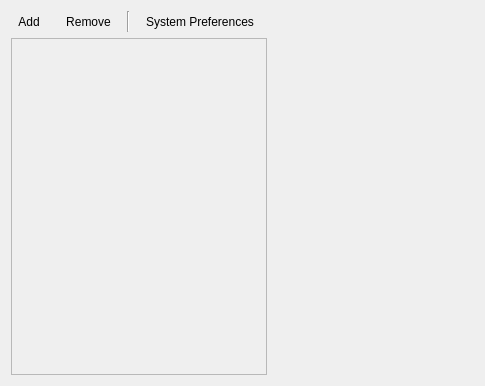
<?xml version="1.0" encoding="UTF-8"?>
<ui version="4.0">
 <class>PrintKCM</class>
 <widget class="QWidget" name="PrintKCM">
  <property name="geometry">
   <rect>
    <x>0</x>
    <y>0</y>
    <width>485</width>
    <height>386</height>
   </rect>
  </property>
  <layout class="QGridLayout" name="gridLayout">
   <item row="0" column="2">
    <widget class="Line" name="line">
     <property name="orientation">
      <enum>Qt::Vertical</enum>
     </property>
    </widget>
   </item>
   <item row="0" column="0">
    <widget class="QToolButton" name="addTB">
     <property name="text">
      <string>Add</string>
     </property>
     <property name="toolButtonStyle">
      <enum>Qt::ToolButtonTextUnderIcon</enum>
     </property>
     <property name="autoRaise">
      <bool>true</bool>
     </property>
    </widget>
   </item>
   <item row="0" column="1">
    <widget class="QToolButton" name="removeTB">
     <property name="text">
      <string>Remove</string>
     </property>
     <property name="toolButtonStyle">
      <enum>Qt::ToolButtonTextUnderIcon</enum>
     </property>
     <property name="autoRaise">
      <bool>true</bool>
     </property>
    </widget>
   </item>
   <item row="1" column="0" colspan="4">
    <widget class="QTreeView" name="printersTV">
     <property name="enabled">
      <bool>false</bool>
     </property>
     <property name="sizePolicy">
      <sizepolicy hsizetype="Minimum" vsizetype="Expanding">
       <horstretch>0</horstretch>
       <verstretch>0</verstretch>
      </sizepolicy>
     </property>
     <property name="showDropIndicator" stdset="0">
      <bool>false</bool>
     </property>
     <property name="alternatingRowColors">
      <bool>true</bool>
     </property>
     <property name="rootIsDecorated">
      <bool>false</bool>
     </property>
     <property name="itemsExpandable">
      <bool>false</bool>
     </property>
     <property name="expandsOnDoubleClick">
      <bool>false</bool>
     </property>
    </widget>
   </item>
   <item row="0" column="3">
    <widget class="QToolButton" name="systemPreferencesTB">
     <property name="text">
      <string>System Preferences</string>
     </property>
     <property name="toolButtonStyle">
      <enum>Qt::ToolButtonTextUnderIcon</enum>
     </property>
     <property name="autoRaise">
      <bool>true</bool>
     </property>
    </widget>
   </item>
   <item row="1" column="4" colspan="2">
    <widget class="QScrollArea" name="scrollArea">
     <property name="frameShape">
      <enum>QFrame::NoFrame</enum>
     </property>
     <property name="widgetResizable">
      <bool>true</bool>
     </property>
     <widget class="QWidget" name="scrollAreaWidgetContents">
      <property name="geometry">
       <rect>
        <x>0</x>
        <y>0</y>
        <width>217</width>
        <height>351</height>
       </rect>
      </property>
     </widget>
    </widget>
   </item>
  </layout>
 </widget>
 <resources/>
 <connections/>
</ui>
